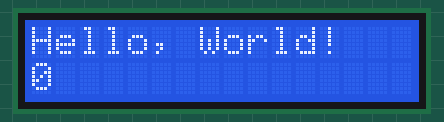
The sketch below on a simulated Arduino Uno, built with avr-gcc and run on an emulated ATmega328P. Shown: 16×2 character LCD.

Above: at 0.1 s.
At 4.1 s:
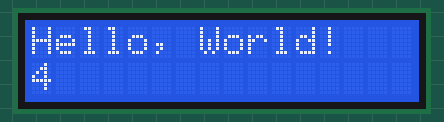
At 9.1 s:
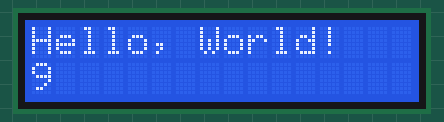
At 19.1 s:
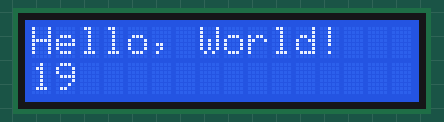
At 28.1 s:
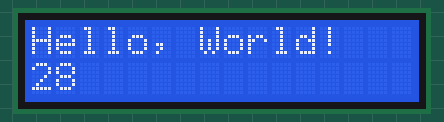
At 38.1 s:
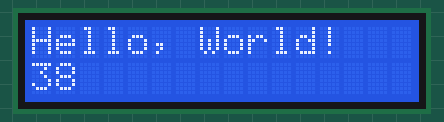

Measured:
- what the display in image 1 shows lasts 1.0 s, from 4.1 s to 5.1 s

The sketch:

sketch-lcd1602-test.ino
```cpp
//"Hello World" Arduino sketch to test the LCD1602 wiring and library

#include <LiquidCrystal.h>

// LCD pins: RS, E, D4, D5, D6, D7 (change these for your wiring)
const int rs = 7, en = 8, d4 = 3, d5 = 4, d6 = 5, d7 = 6;
LiquidCrystal lcd(rs, en, d4, d5, d6, d7);

void setup() {
  lcd.begin(16, 2);         // Initialize the LCD with 16 columns and 2 rows
  lcd.print("Hello, World!"); // Print Hello World on the first line
}

void loop() {
  // Optional: Display time since startup on second line
  lcd.setCursor(0, 1);
  lcd.print(millis()/1000);
  delay(1000);
}
```
